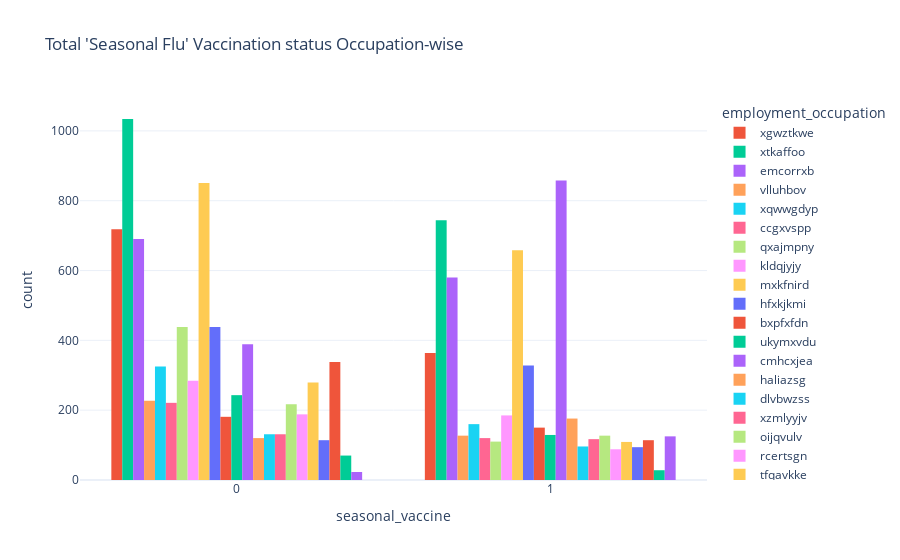

Write notebook code for a chart like this one.
### Code cell
seas_emp = px.histogram(combined, x='seasonal_vaccine', color='employment_occupation',
                   barmode='group', histfunc='count', template='plotly_white',
                  title=" Total 'Seasonal Flu' Vaccination status Occupation-wise")

seas_emp.show()

### Figure 1 — Plotly figure (JSON) as saved in the notebook; plotly's stock layout.template omitted (floating-point values rounded to 4 significant figures; data arrays with more than 128 entries replaced by an {"elided": "..."} marker saying what was removed)
{"data": [{"alignmentgroup": "True", "bingroup": "x", "histfunc": "count", "hovertemplate": "employment_occupation=xgwztkwe<br>seasonal_vaccine=%{x}<br>count=%{y}<extra></extra>", "legendgroup": "xgwztkwe", "marker": {"color": "#EF553B", "pattern": {"shape": ""}}, "name": "xgwztkwe", "offsetgroup": "xgwztkwe", "orientation": "v", "showlegend": true, "type": "histogram", "x": {"elided": "1082 int values"}, "xaxis": "x", "yaxis": "y"}, {"alignmentgroup": "True", "bingroup": "x", "histfunc": "count", "hovertemplate": "employment_occupation=xtkaffoo<br>seasonal_vaccine=%{x}<br>count=%{y}<extra></extra>", "legendgroup": "xtkaffoo", "marker": {"color": "#00cc96", "pattern": {"shape": ""}}, "name": "xtkaffoo", "offsetgroup": "xtkaffoo", "orientation": "v", "showlegend": true, "type": "histogram", "x": {"elided": "1778 int values"}, "xaxis": "x", "yaxis": "y"}, {"alignmentgroup": "True", "bingroup": "x", "histfunc": "count", "hovertemplate": "employment_occupation=emcorrxb<br>seasonal_vaccine=%{x}<br>count=%{y}<extra></extra>", "legendgroup": "emcorrxb", "marker": {"color": "#ab63fa", "pattern": {"shape": ""}}, "name": "emcorrxb", "offsetgroup": "emcorrxb", "orientation": "v", "showlegend": true, "type": "histogram", "x": {"elided": "1270 int values"}, "xaxis": "x", "yaxis": "y"}, {"alignmentgroup": "True", "bingroup": "x", "histfunc": "count", "hovertemplate": "employment_occupation=vlluhbov<br>seasonal_vaccine=%{x}<br>count=%{y}<extra></extra>", "legendgroup": "vlluhbov", "marker": {"color": "#FFA15A", "pattern": {"shape": ""}}, "name": "vlluhbov", "offsetgroup": "vlluhbov", "orientation": "v", "showlegend": true, "type": "histogram", "x": {"elided": "354 int values"}, "xaxis": "x", "yaxis": "y"}, {"alignmentgroup": "True", "bingroup": "x", "histfunc": "count", "hovertemplate": "employment_occupation=xqwwgdyp<br>seasonal_vaccine=%{x}<br>count=%{y}<extra></extra>", "legendgroup": "xqwwgdyp", "marker": {"color": "#19d3f3", "pattern": {"shape": ""}}, "name": "xqwwgdyp", "offsetgroup": "xqwwgdyp", "orientation": "v", "showlegend": true, "type": "histogram", "x": {"elided": "485 int values"}, "xaxis": "x", "yaxis": "y"}, {"alignmentgroup": "True", "bingroup": "x", "histfunc": "count", "hovertemplate": "employment_occupation=ccgxvspp<br>seasonal_vaccine=%{x}<br>count=%{y}<extra></extra>", "legendgroup": "ccgxvspp", "marker": {"color": "#FF6692", "pattern": {"shape": ""}}, "name": "ccgxvspp", "offsetgroup": "ccgxvspp", "orientation": "v", "showlegend": true, "type": "histogram", "x": {"elided": "341 int values"}, "xaxis": "x", "yaxis": "y"}, {"alignmentgroup": "True", "bingroup": "x", "histfunc": "count", "hovertemplate": "employment_occupation=qxajmpny<br>seasonal_vaccine=%{x}<br>count=%{y}<extra></extra>", "legendgroup": "qxajmpny", "marker": {"color": "#B6E880", "pattern": {"shape": ""}}, "name": "qxajmpny", "offsetgroup": "qxajmpny", "orientation": "v", "showlegend": true, "type": "histogram", "x": {"elided": "548 int values"}, "xaxis": "x", "yaxis": "y"}, {"alignmentgroup": "True", "bingroup": "x", "histfunc": "count", "hovertemplate": "employment_occupation=kldqjyjy<br>seasonal_vaccine=%{x}<br>count=%{y}<extra></extra>", "legendgroup": "kldqjyjy", "marker": {"color": "#FF97FF", "pattern": {"shape": ""}}, "name": "kldqjyjy", "offsetgroup": "kldqjyjy", "orientation": "v", "showlegend": true, "type": "histogram", "x": {"elided": "469 int values"}, "xaxis": "x", "yaxis": "y"}, {"alignmentgroup": "True", "bingroup": "x", "histfunc": "count", "hovertemplate": "employment_occupation=mxkfnird<br>seasonal_vaccine=%{x}<br>count=%{y}<extra></extra>", "legendgroup": "mxkfnird", "marker": {"color": "#FECB52", "pattern": {"shape": ""}}, "name": "mxkfnird", "offsetgroup": "mxkfnird", "orientation": "v", "showlegend": true, "type": "histogram", "x": {"elided": "1509 int values"}, "xaxis": "x", "yaxis": "y"}, {"alignmentgroup": "True", "bingroup": "x", "histfunc": "count", "hovertemplate": "employment_occupation=hfxkjkmi<br>seasonal_vaccine=%{x}<br>count=%{y}<extra></extra>", "legendgroup": "hfxkjkmi", "marker": {"color": "#636efa", "pattern": {"shape": ""}}, "name": "hfxkjkmi", "offsetgroup": "hfxkjkmi", "orientation": "v", "showlegend": true, "type": "histogram", "x": {"elided": "766 int values"}, "xaxis": "x", "yaxis": "y"}, {"alignmentgroup": "True", "bingroup": "x", "histfunc": "count", "hovertemplate": "employment_occupation=bxpfxfdn<br>seasonal_vaccine=%{x}<br>count=%{y}<extra></extra>", "legendgroup": "bxpfxfdn", "marker": {"color": "#EF553B", "pattern": {"shape": ""}}, "name": "bxpfxfdn", "offsetgroup": "bxpfxfdn", "orientation": "v", "showlegend": true, "type": "histogram", "x": {"elided": "331 int values"}, "xaxis": "x", "yaxis": "y"}, {"alignmentgroup": "True", "bingroup": "x", "histfunc": "count", "hovertemplate": "employment_occupation=ukymxvdu<br>seasonal_vaccine=%{x}<br>count=%{y}<extra></extra>", "legendgroup": "ukymxvdu", "marker": {"color": "#00cc96", "pattern": {"shape": ""}}, "name": "ukymxvdu", "offsetgroup": "ukymxvdu", "orientation": "v", "showlegend": true, "type": "histogram", "x": {"elided": "372 int values"}, "xaxis": "x", "yaxis": "y"}, {"alignmentgroup": "True", "bingroup": "x", "histfunc": "count", "hovertemplate": "employment_occupation=cmhcxjea<br>seasonal_vaccine=%{x}<br>count=%{y}<extra></extra>", "legendgroup": "cmhcxjea", "marker": {"color": "#ab63fa", "pattern": {"shape": ""}}, "name": "cmhcxjea", "offsetgroup": "cmhcxjea", "orientation": "v", "showlegend": true, "type": "histogram", "x": {"elided": "1247 int values"}, "xaxis": "x", "yaxis": "y"}, {"alignmentgroup": "True", "bingroup": "x", "histfunc": "count", "hovertemplate": "employment_occupation=haliazsg<br>seasonal_vaccine=%{x}<br>count=%{y}<extra></extra>", "legendgroup": "haliazsg", "marker": {"color": "#FFA15A", "pattern": {"shape": ""}}, "name": "haliazsg", "offsetgroup": "haliazsg", "orientation": "v", "showlegend": true, "type": "histogram", "x": {"elided": "296 int values"}, "xaxis": "x", "yaxis": "y"}, {"alignmentgroup": "True", "bingroup": "x", "histfunc": "count", "hovertemplate": "employment_occupation=dlvbwzss<br>seasonal_vaccine=%{x}<br>count=%{y}<extra></extra>", "legendgroup": "dlvbwzss", "marker": {"color": "#19d3f3", "pattern": {"shape": ""}}, "name": "dlvbwzss", "offsetgroup": "dlvbwzss", "orientation": "v", "showlegend": true, "type": "histogram", "x": {"elided": "227 int values"}, "xaxis": "x", "yaxis": "y"}, {"alignmentgroup": "True", "bingroup": "x", "histfunc": "count", "hovertemplate": "employment_occupation=xzmlyyjv<br>seasonal_vaccine=%{x}<br>count=%{y}<extra></extra>", "legendgroup": "xzmlyyjv", "marker": {"color": "#FF6692", "pattern": {"shape": ""}}, "name": "xzmlyyjv", "offsetgroup": "xzmlyyjv", "orientation": "v", "showlegend": true, "type": "histogram", "x": {"elided": "248 int values"}, "xaxis": "x", "yaxis": "y"}, {"alignmentgroup": "True", "bingroup": "x", "histfunc": "count", "hovertemplate": "employment_occupation=oijqvulv<br>seasonal_vaccine=%{x}<br>count=%{y}<extra></extra>", "legendgroup": "oijqvulv", "marker": {"color": "#B6E880", "pattern": {"shape": ""}}, "name": "oijqvulv", "offsetgroup": "oijqvulv", "orientation": "v", "showlegend": true, "type": "histogram", "x": {"elided": "344 int values"}, "xaxis": "x", "yaxis": "y"}, {"alignmentgroup": "True", "bingroup": "x", "histfunc": "count", "hovertemplate": "employment_occupation=rcertsgn<br>seasonal_vaccine=%{x}<br>count=%{y}<extra></extra>", "legendgroup": "rcertsgn", "marker": {"color": "#FF97FF", "pattern": {"shape": ""}}, "name": "rcertsgn", "offsetgroup": "rcertsgn", "orientation": "v", "showlegend": true, "type": "histogram", "x": {"elided": "276 int values"}, "xaxis": "x", "yaxis": "y"}, {"alignmentgroup": "True", "bingroup": "x", "histfunc": "count", "hovertemplate": "employment_occupation=tfqavkke<br>seasonal_vaccine=%{x}<br>count=%{y}<extra></extra>", "legendgroup": "tfqavkke", "marker": {"color": "#FECB52", "pattern": {"shape": ""}}, "name": "tfqavkke", "offsetgroup": "tfqavkke", "orientation": "v", "showlegend": true, "type": "histogram", "x": {"elided": "388 int values"}, "xaxis": "x", "yaxis": "y"}, {"alignmentgroup": "True", "bingroup": "x", "histfunc": "count", "hovertemplate": "employment_occupation=hodpvpew<br>seasonal_vaccine=%{x}<br>count=%{y}<extra></extra>", "legendgroup": "hodpvpew", "marker": {"color": "#636efa", "pattern": {"shape": ""}}, "name": "hodpvpew", "offsetgroup": "hodpvpew", "orientation": "v", "showlegend": true, "type": "histogram", "x": {"elided": "208 int values"}, "xaxis": "x", "yaxis": "y"}, {"alignmentgroup": "True", "bingroup": "x", "histfunc": "count", "hovertemplate": "employment_occupation=uqqtjvyb<br>seasonal_vaccine=%{x}<br>count=%{y}<extra></extra>", "legendgroup": "uqqtjvyb", "marker": {"color": "#EF553B", "pattern": {"shape": ""}}, "name": "uqqtjvyb", "offsetgroup": "uqqtjvyb", "orientation": "v", "showlegend": true, "type": "histogram", "x": {"elided": "452 int values"}, "xaxis": "x", "yaxis": "y"}, {"alignmentgroup": "True", "bingroup": "x", "histfunc": "count", "hovertemplate": "employment_occupation=pvmttkik<br>seasonal_vaccine=%{x}<br>count=%{y}<extra></extra>", "legendgroup": "pvmttkik", "marker": {"color": "#00cc96", "pattern": {"shape": ""}}, "name": "pvmttkik", "offsetgroup": "pvmttkik", "orientation": "v", "showlegend": true, "type": "histogram", "x": [0, 1, 1, 1, 0, 0, 0, 0, 0, 0, 0, 0, 0, 1, 0, 0, 1, 1, 0, 1, 0, 0, 0, 0, 1, 1, 0, 0, 0, 1, 0, 1, 1, 0, 0, 0, 0, 0, 0, 0, 0, 0, 0, 0, 0, 0, 0, 0, 1, 1, 0, 0, 0, 0, 0, 1, 0, 0, 1, 0, 0, 1, 0, 0, 1, 0, 0, 0, 0, 1, 0, 0, 0, 0, 0, 0, 1, 1, 0, 0, 0, 0, 1, 0, 0, 1, 0, 0, 1, 0, 0, 1, 1, 0, 1, 0, 1, 0], "xaxis": "x", "yaxis": "y"}, {"alignmentgroup": "True", "bingroup": "x", "histfunc": "count", "hovertemplate": "employment_occupation=dcjcmpih<br>seasonal_vaccine=%{x}<br>count=%{y}<extra></extra>", "legendgroup": "dcjcmpih", "marker": {"color": "#ab63fa", "pattern": {"shape": ""}}, "name": "dcjcmpih", "offsetgroup": "dcjcmpih", "orientation": "v", "showlegend": true, "type": "histogram", "x": {"elided": "148 int values"}, "xaxis": "x", "yaxis": "y"}], "layout": {"barmode": "group", "legend": {"title": {"text": "employment_occupation"}, "tracegroupgap": 0}, "title": {"text": " Total 'Seasonal Flu' Vaccination status Occupation-wise"}, "xaxis": {"anchor": "y", "domain": [0, 1], "title": {"text": "seasonal_vaccine"}}, "yaxis": {"anchor": "x", "domain": [0, 1], "title": {"text": "count"}}}}
